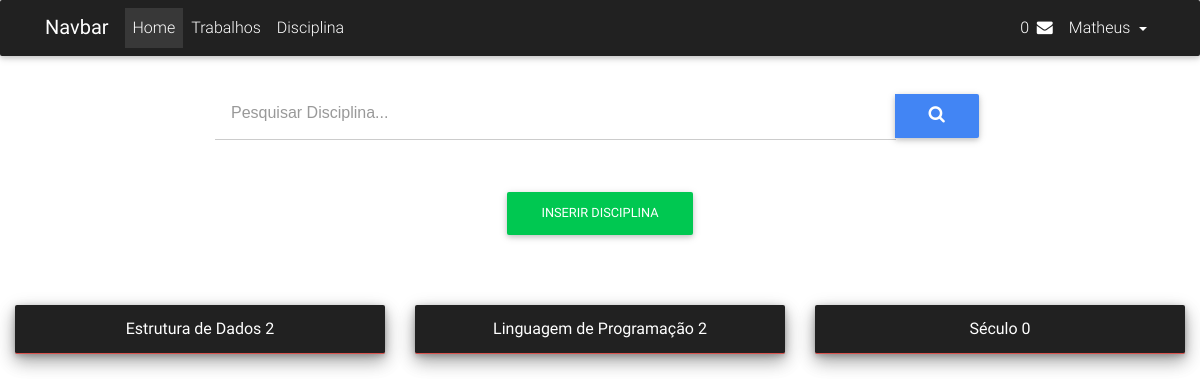
/disciplina.php (signed in), run on the app's committed database.
### tables this page shows
CREATE TABLE `tb_disciplina` (
  `codigo_disciplina` int(11) NOT NULL,
  `nome` varchar(50) NOT NULL,
  `professor` varchar(50) NOT NULL,
  `curso` varchar(50) NOT NULL,
  `hora_inicio` time NOT NULL,
  `hora_fim` time NOT NULL,
  `dia` varchar(50) NOT NULL,
  `cod_aluno` int(11) NOT NULL
);

### disciplina.php (the view, shortened to what this page needs)
<?php
    if($_SESSION['slogin'] && $_SESSION['smatricula']){
        $matricula = $_SESSION['smatricula'];
    }else{
        unset($_SESSION['slogin']);
        unset($_SESSION['smatricula']);
        SESSION_DESTROY();
        header('Location: index.html');
    }
    include_once 'common/header.php';
    include_once 'common/nav.php';
    ?>
    <div class="container-fluid">
        <div class="row">
            <div class="col-md-2 mt-2"></div>
            <div class="col-md-8 mt-2">
                <div class="md-form input-group">
                    <input type="search" class="form-control" placeholder="Pesquisar Disciplina..."> <span class="input-group-btn">
                <button class="btn btn-primary btn-sg" type="button"><i class="fa fa-search" aria-hidden="true"></i></button>
                </span> </div>
            </div>
            <div class="col-md-2 mt-2"></div>
        </div>
        <div class="row">
            <div class="mx-auto"><a href="#" data-toggle="modal" data-target="#AddModal" class="btn btn-success btn-sg pull-right">Inserir Disciplina</a> </div>
        </div>
        <div class="row mt-2">
        <?php
    $disc = mysqli_query($conn, "SELECT * FROM tb_disciplina WHERE cod_aluno='$matricula'");
    $linha = mysqli_num_rows($disc);
    if($linha > 0){
    while($mostra_disc = mysqli_fetch_array($disc)){
    ?>
                <div class="col-md-4 mx-auto mt-2">
                    <div class="card text-center">
                        <div data-toggle="collapse" href="#collapse<?php echo $mostra_disc['codigo_disciplina'];?>" class="card-header elegant-color-dark white-text card-danger z-depth-2">
                            <?php echo $nome = $mostra_disc['nome']; ?>
                        </div>
                    </div>
                </div>
            <?php
    }}else{
        echo "Não Existem disciplina Disponiveis";
    }
    ?>
    </div>
    <?php
        include_once 'common/footer.php';
    ?>

### assets/css/style.css (style rules this page uses)
html, body, .view { height: 100%; }

### data on the page
tb_disciplina: nome "Estrutura de Dados 2"
tb_disciplina: nome "Linguagem de Programação 2"
tb_disciplina: nome "Século 0"

### other printed values
$trabalhos "0"
$logado "Matheus"
